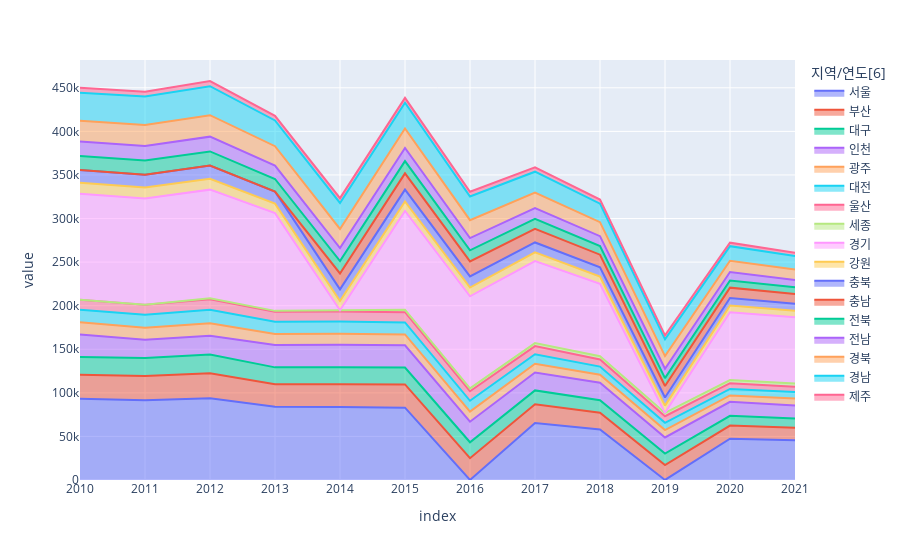

Source (notebook cell):
### Markdown cell above
## D. 시각화3: 시도별 출생아수 시각화 (area)

`-` 시각화1,시각화2의 정보가 적절히 혼합되어있는 시각화는 없을까?

### Code cell
df.set_index('지역/연도[6]')\
.applymap(lambda x: 0 if x == '-' else float(x)).T\
.loc[:,'서울':'제주']\
.plot.area(backend='plotly')

### Figure 1 — Plotly figure (JSON) as saved in the notebook; plotly's stock layout.template omitted (floating-point values rounded to 4 significant figures)
{"data": [{"fillpattern": {"shape": ""}, "hovertemplate": "지역/연도[6]=서울<br>index=%{x}<br>value=%{y}<extra></extra>", "legendgroup": "서울", "line": {"color": "#636efa"}, "marker": {"symbol": "circle"}, "mode": "lines", "name": "서울", "orientation": "v", "showlegend": true, "stackgroup": "1", "type": "scatter", "x": ["2010", "2011", "2012", "2013", "2014", "2015", "2016", "2017", "2018", "2019", "2020", "2021"], "xaxis": "x", "y": [93266, 91526, 93914, 84066, 83711, 83005, 75.54, 65389, 58074, 53.67, 47400, 45531], "yaxis": "y"}, {"fillpattern": {"shape": ""}, "hovertemplate": "지역/연도[6]=부산<br>index=%{x}<br>value=%{y}<extra></extra>", "legendgroup": "부산", "line": {"color": "#EF553B"}, "marker": {"symbol": "circle"}, "mode": "lines", "name": "부산", "orientation": "v", "showlegend": true, "stackgroup": "1", "type": "scatter", "x": ["2010", "2011", "2012", "2013", "2014", "2015", "2016", "2017", "2018", "2019", "2020", "2021"], "xaxis": "x", "y": [27415, 27759, 28673, 25831, 26190, 26645, 24906, 21480, 19152, 17049, 15100, 14446], "yaxis": "y"}, {"fillpattern": {"shape": ""}, "hovertemplate": "지역/연도[6]=대구<br>index=%{x}<br>value=%{y}<extra></extra>", "legendgroup": "대구", "line": {"color": "#00cc96"}, "marker": {"symbol": "circle"}, "mode": "lines", "name": "대구", "orientation": "v", "showlegend": true, "stackgroup": "1", "type": "scatter", "x": ["2010", "2011", "2012", "2013", "2014", "2015", "2016", "2017", "2018", "2019", "2020", "2021"], "xaxis": "x", "y": [20557, 20758, 21472, 19340, 19361, 19438, 18298, 15946, 14400, 13233, 11200, 10661], "yaxis": "y"}, {"fillpattern": {"shape": ""}, "hovertemplate": "지역/연도[6]=인천<br>index=%{x}<br>value=%{y}<extra></extra>", "legendgroup": "인천", "line": {"color": "#ab63fa"}, "marker": {"symbol": "circle"}, "mode": "lines", "name": "인천", "orientation": "v", "showlegend": true, "stackgroup": "1", "type": "scatter", "x": ["2010", "2011", "2012", "2013", "2014", "2015", "2016", "2017", "2018", "2019", "2020", "2021"], "xaxis": "x", "y": [25752, 20758, 21472, 25560, 25786, 25491, 23609, 20445, 20087, 18522, 16000, 14947], "yaxis": "y"}, {"fillpattern": {"shape": ""}, "hovertemplate": "지역/연도[6]=광주<br>index=%{x}<br>value=%{y}<extra></extra>", "legendgroup": "광주", "line": {"color": "#FFA15A"}, "marker": {"symbol": "circle"}, "mode": "lines", "name": "광주", "orientation": "v", "showlegend": true, "stackgroup": "1", "type": "scatter", "x": ["2010", "2011", "2012", "2013", "2014", "2015", "2016", "2017", "2018", "2019", "2020", "2021"], "xaxis": "x", "y": [13979, 13916, 14392, 12729, 12729, 12441, 11580, 10120, 9105, 8364, 7300, 7956], "yaxis": "y"}, {"fillpattern": {"shape": ""}, "hovertemplate": "지역/연도[6]=대전<br>index=%{x}<br>value=%{y}<extra></extra>", "legendgroup": "대전", "line": {"color": "#19d3f3"}, "marker": {"symbol": "circle"}, "mode": "lines", "name": "대전", "orientation": "v", "showlegend": true, "stackgroup": "1", "type": "scatter", "x": ["2010", "2011", "2012", "2013", "2014", "2015", "2016", "2017", "2018", "2019", "2020", "2021"], "xaxis": "x", "y": [14314, 14808, 15279, 14099, 13962, 13774, 12436, 10851, 9337, 8410, 7500, 7414], "yaxis": "y"}, {"fillpattern": {"shape": ""}, "hovertemplate": "지역/연도[6]=울산<br>index=%{x}<br>value=%{y}<extra></extra>", "legendgroup": "울산", "line": {"color": "#FF6692"}, "marker": {"symbol": "circle"}, "mode": "lines", "name": "울산", "orientation": "v", "showlegend": true, "stackgroup": "1", "type": "scatter", "x": ["2010", "2011", "2012", "2013", "2014", "2015", "2016", "2017", "2018", "2019", "2020", "2021"], "xaxis": "x", "y": [11432, 11542, 12160, 11330, 11556, 11732, 10910, 9381, 8149, 7539, 6600, 6127], "yaxis": "y"}, {"fillpattern": {"shape": ""}, "hovertemplate": "지역/연도[6]=세종<br>index=%{x}<br>value=%{y}<extra></extra>", "legendgroup": "세종", "line": {"color": "#B6E880"}, "marker": {"symbol": "circle"}, "mode": "lines", "name": "세종", "orientation": "v", "showlegend": true, "stackgroup": "1", "type": "scatter", "x": ["2010", "2011", "2012", "2013", "2014", "2015", "2016", "2017", "2018", "2019", "2020", "2021"], "xaxis": "x", "y": [0, 0, 1054, 1111, 1344, 2708, 3297, 3504, 3703, 3819, 3500, 3570], "yaxis": "y"}, {"fillpattern": {"shape": ""}, "hovertemplate": "지역/연도[6]=경기<br>index=%{x}<br>value=%{y}<extra></extra>", "legendgroup": "경기", "line": {"color": "#FF97FF"}, "marker": {"symbol": "circle"}, "mode": "lines", "name": "경기", "orientation": "v", "showlegend": true, "stackgroup": "1", "type": "scatter", "x": ["2010", "2011", "2012", "2013", "2014", "2015", "2016", "2017", "2018", "2019", "2020", "2021"], "xaxis": "x", "y": [121753, 122027, 124746, 112129, 112.2, 113495, 105643, 94088, 83198, 83.2, 77800, 76139], "yaxis": "y"}, {"fillpattern": {"shape": ""}, "hovertemplate": "지역/연도[6]=강원<br>index=%{x}<br>value=%{y}<extra></extra>", "legendgroup": "강원", "line": {"color": "#FECB52"}, "marker": {"symbol": "circle"}, "mode": "lines", "name": "강원", "orientation": "v", "showlegend": true, "stackgroup": "1", "type": "scatter", "x": ["2010", "2011", "2012", "2013", "2014", "2015", "2016", "2017", "2018", "2019", "2020", "2021"], "xaxis": "x", "y": [12477, 12408, 12426, 10980, 10662, 10929, 10058, 9958, 8351, 8283, 7800, 7357], "yaxis": "y"}, {"fillpattern": {"shape": ""}, "hovertemplate": "지역/연도[6]=충북<br>index=%{x}<br>value=%{y}<extra></extra>", "legendgroup": "충북", "line": {"color": "#636efa"}, "marker": {"symbol": "circle"}, "mode": "lines", "name": "충북", "orientation": "v", "showlegend": true, "stackgroup": "1", "type": "scatter", "x": ["2010", "2011", "2012", "2013", "2014", "2015", "2016", "2017", "2018", "2019", "2020", "2021"], "xaxis": "x", "y": [14670, 14804, 15139, 13658, 13366, 13563, 12742, 11394, 10586, 9333, 8600, 8190], "yaxis": "y"}, {"fillpattern": {"shape": ""}, "hovertemplate": "지역/연도[6]=충남<br>index=%{x}<br>value=%{y}<extra></extra>", "legendgroup": "충남", "line": {"color": "#EF553B"}, "marker": {"symbol": "circle"}, "mode": "lines", "name": "충남", "orientation": "v", "showlegend": true, "stackgroup": "1", "type": "scatter", "x": ["2010", "2011", "2012", "2013", "2014", "2015", "2016", "2017", "2018", "2019", "2020", "2021"], "xaxis": "x", "y": [20.24, 20.4, 20.45, 18.63, 18200, 18604, 17302, 15670, 14380, 13228, 11900, 10984], "yaxis": "y"}, {"fillpattern": {"shape": ""}, "hovertemplate": "지역/연도[6]=전북<br>index=%{x}<br>value=%{y}<extra></extra>", "legendgroup": "전북", "line": {"color": "#00cc96"}, "marker": {"symbol": "circle"}, "mode": "lines", "name": "전북", "orientation": "v", "showlegend": true, "stackgroup": "1", "type": "scatter", "x": ["2010", "2011", "2012", "2013", "2014", "2015", "2016", "2017", "2018", "2019", "2020", "2021"], "xaxis": "x", "y": [16100, 16175, 16238, 14555, 14231, 14087, 12698, 11348, 10001, 8971, 8200, 7745], "yaxis": "y"}, {"fillpattern": {"shape": ""}, "hovertemplate": "지역/연도[6]=전남<br>index=%{x}<br>value=%{y}<extra></extra>", "legendgroup": "전남", "line": {"color": "#ab63fa"}, "marker": {"symbol": "circle"}, "mode": "lines", "name": "전남", "orientation": "v", "showlegend": true, "stackgroup": "1", "type": "scatter", "x": ["2010", "2011", "2012", "2013", "2014", "2015", "2016", "2017", "2018", "2019", "2020", "2021"], "xaxis": "x", "y": [16654, 16612, 16990, 15401, 14817, 15061, 13980, 12354, 11238, 10832, 9700, 8430], "yaxis": "y"}, {"fillpattern": {"shape": ""}, "hovertemplate": "지역/연도[6]=경북<br>index=%{x}<br>value=%{y}<extra></extra>", "legendgroup": "경북", "line": {"color": "#FFA15A"}, "marker": {"symbol": "circle"}, "mode": "lines", "name": "경북", "orientation": "v", "showlegend": true, "stackgroup": "1", "type": "scatter", "x": ["2010", "2011", "2012", "2013", "2014", "2015", "2016", "2017", "2018", "2019", "2020", "2021"], "xaxis": "x", "y": [23700, 24250, 24635, 22206, 22062, 22310, 20616, 17957, 16079, 14472, 12900, 12045], "yaxis": "y"}, {"fillpattern": {"shape": ""}, "hovertemplate": "지역/연도[6]=경남<br>index=%{x}<br>value=%{y}<extra></extra>", "legendgroup": "경남", "line": {"color": "#19d3f3"}, "marker": {"symbol": "circle"}, "mode": "lines", "name": "경남", "orientation": "v", "showlegend": true, "stackgroup": "1", "type": "scatter", "x": ["2010", "2011", "2012", "2013", "2014", "2015", "2016", "2017", "2018", "2019", "2020", "2021"], "xaxis": "x", "y": [32203, 32536, 33211, 29504, 29763, 29537, 27138, 23849, 21224, 19250, 16800, 15562], "yaxis": "y"}, {"fillpattern": {"shape": ""}, "hovertemplate": "지역/연도[6]=제주<br>index=%{x}<br>value=%{y}<extra></extra>", "legendgroup": "제주", "line": {"color": "#FF6692"}, "marker": {"symbol": "circle"}, "mode": "lines", "name": "제주", "orientation": "v", "showlegend": true, "stackgroup": "1", "type": "scatter", "x": ["2010", "2011", "2012", "2013", "2014", "2015", "2016", "2017", "2018", "2019", "2020", "2021"], "xaxis": "x", "y": [5657, 5628, 5992, 5328, 5526, 5600, 5494, 5037, 4781, 4500, 4000, 3728], "yaxis": "y"}], "layout": {"autosize": true, "legend": {"title": {"text": "지역/연도[6]"}, "tracegroupgap": 0}, "margin": {"t": 60}, "xaxis": {"anchor": "y", "autorange": true, "domain": [0, 1], "range": [0, 11], "title": {"text": "index"}, "type": "category"}, "yaxis": {"anchor": "x", "autorange": true, "domain": [0, 1], "range": [0, 481900.0], "title": {"text": "value"}, "type": "linear"}}}
